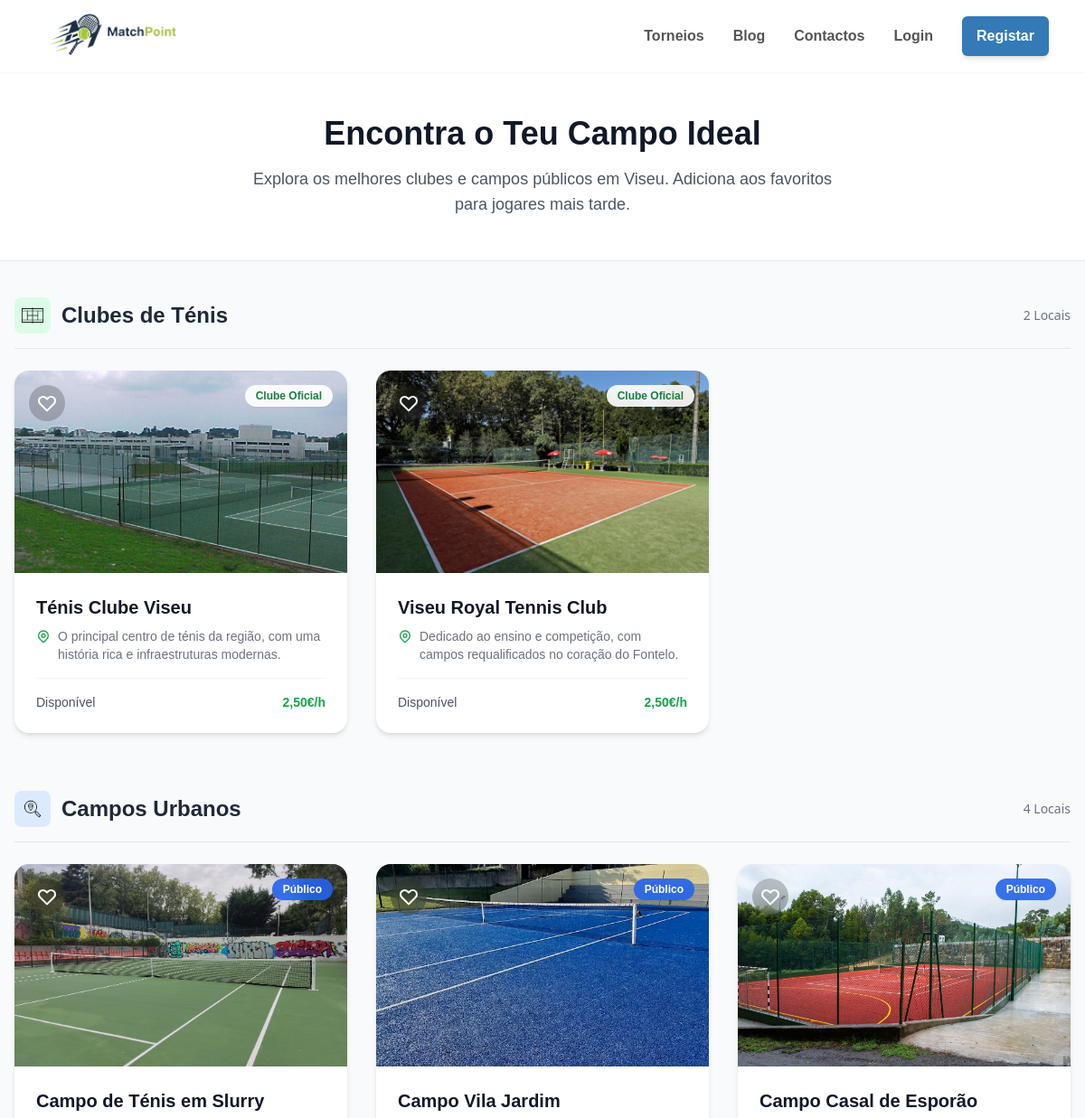
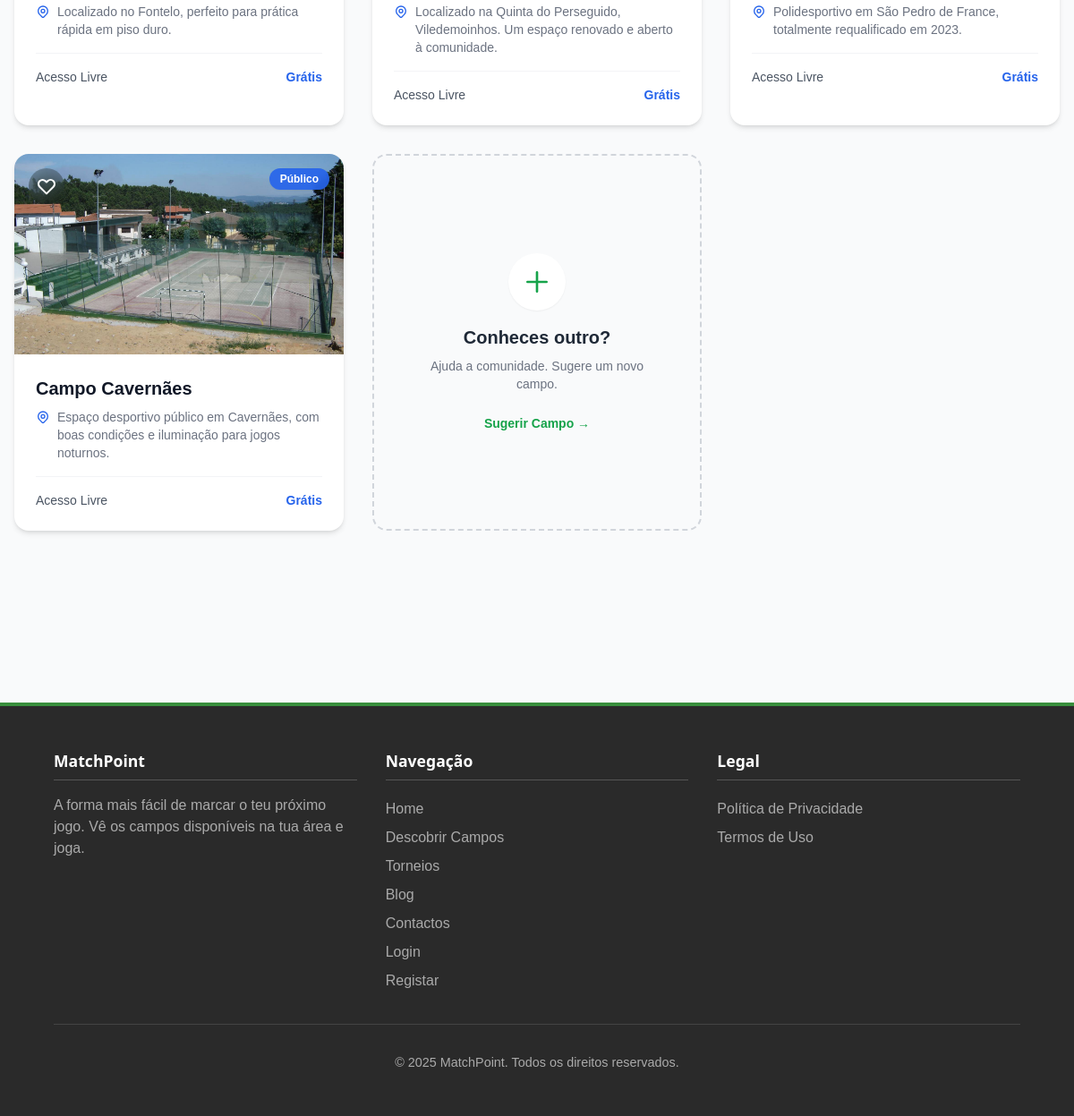
Page /localizacoes.php on the committed database (2 pictures, top to bottom).
### tables this page shows
CREATE TABLE IF NOT EXISTS `campos` (
  `id` int NOT NULL AUTO_INCREMENT,
  `nome` varchar(255) NOT NULL,
  `subtitulo` varchar(255) NOT NULL,
  `imagem_hero` varchar(255) NOT NULL,
  `tipo_badge` varchar(50) NOT NULL,
  `descricao_principal` text NOT NULL,
  `infraestruturas_html` text NOT NULL,
  `dimensoes_texto` text NOT NULL,
  `mapa_src` text NOT NULL,
  `coordenadas_html` text NOT NULL,
  `horario_texto` varchar(255) NOT NULL,
  `fecho` int DEFAULT '20',
  `preco_por_hora` decimal(10,2) DEFAULT '0.00',
  PRIMARY KEY (`id`)
);

### localizacoes.php (the view, shortened to what this page needs)
<?php
require('includes/connection.php');
require('includes/header.php');
$stmt = $dbh->prepare("SELECT * FROM campos WHERE preco_por_hora > 0");
$stmt->execute();
$clubes = $stmt->fetchAll(PDO::FETCH_OBJ);
$stmt = $dbh->prepare("SELECT * FROM campos WHERE preco_por_hora = 0");
$stmt->execute();
$urbanos = $stmt->fetchAll(PDO::FETCH_OBJ);
$meus_favoritos = [];
?>
    <link rel="stylesheet" href="css/localizacoes.css">
    <div class="bg-white border-b border-gray-200 py-12 mb-10">
        <div class="max-w-7xl mx-auto px-4 text-center">
            <h1 class="text-4xl font-bold text-gray-900 mb-4">Encontra o Teu Campo Ideal</h1>
            <p class="text-gray-600 max-w-2xl mx-auto text-lg">
                Explora os melhores clubes e campos públicos em Viseu. Adiciona aos favoritos para jogares mais tarde.
            </p>
        </div>
    </div>
    <div class="main-content max-w-7xl mx-auto px-4 pb-20">
        <?php if(count($clubes) > 0): ?>
        <div class="mb-16">
            <div class="flex items-center justify-between mb-6 border-b border-gray-200 pb-4">
                <h2 class="text-2xl font-bold text-gray-800 flex items-center gap-3">
                    <span class="bg-green-100 p-2 rounded-lg flex justify-center items-center"><img src="img/icones/icone campo de tenis.png" class="h-6 w-6 object-contain"></span>
                    Clubes de Ténis
                </h2>
                <span class="text-sm text-gray-500 font-medium"><?= count($clubes) ?> Locais</span>
            </div>
            <div class="grid grid-cols-1 md:grid-cols-2 lg:grid-cols-3 gap-8">
                <?php foreach($clubes as $campo):
                    $isFav = in_array($campo->id, $meus_favoritos);
                    $heartClass = $isFav ? 'text-red-500 fill-current' : 'text-white stroke-2';
                ?>
                <div class="bg-white rounded-2xl shadow-md overflow-hidden hover:shadow-xl hover:-translate-y-1 transition duration-300 group flex flex-col h-full relative">
                    <button onclick="toggleFavorito(<?= $campo->id ?>, this)" class="absolute top-4 left-4 z-20 p-2 bg-black/20 backdrop-blur-md rounded-full hover:bg-white/20 transition group-heart focus:outline-none">
                        <svg xmlns="http://www.w3.org/2000/svg" class="h-6 w-6 <?= $heartClass ?> transition-colors duration-300" fill="<?= $isFav ? 'currentColor' : 'none' ?>" viewBox="0 0 24 24" stroke="currentColor">
                            <path stroke-linecap="round" stroke-linejoin="round" stroke-width="2" d="M4.318 6.318a4.5 4.5 0 000 6.364L12 20.364l7.682-7.682a4.5 4.5 0 00-6.364-6.364L12 7.636l-1.318-1.318a4.5 4.5 0 00-6.364 0z" />
                        </svg>
                    </button>
                    <a href="detalhe_campo.php?id=<?= $campo->id ?>" class="flex flex-col h-full no-underline text-inherit">
                        <div class="h-56 relative overflow-hidden">
                            <img src="<?= htmlspecialchars($campo->imagem_hero) ?>" class="w-full h-full object-cover transition duration-500 group-hover:scale-105">
                            <div class="absolute top-4 right-4 bg-white/90 backdrop-blur-sm px-3 py-1 rounded-full text-xs font-bold text-green-700 shadow-sm">Clube Oficial</div>
                        </div>
                        <div class="p-6 flex flex-col flex-grow">
                            <div>
                                <h3 class="text-xl font-bold text-gray-900 group-hover:text-green-600 transition-colors"><?= htmlspecialchars($campo->nome) ?></h3>
                                <p class="flex items-start gap-2 text-gray-500 text-sm mt-2">
                                    <?= htmlspecialchars($campo->subtitulo) ?>
                                </p>
                            </div>
                            <div class="mt-4 pt-4 border-t border-gray-100 text-sm text-gray-600 font-medium flex justify-between items-center">
                                <span>Disponível</span>
                                <span class="text-green-600 font-bold"><?= str_replace('.', ',', $campo->preco_por_hora) ?>€/h</span>
                            </div>
                        </div>
                    </a>
                </div>
                <?php endforeach; ?>
            </div>
        </div>
        <?php endif; ?>
        <?php if(count($urbanos) > 0): ?>
        <div class="mb-16">
            <div class="flex items-center justify-between mb-6 border-b border-gray-200 pb-4">
                <h2 class="text-2xl font-bold text-gray-800 flex items-center gap-3">
                    <span class="bg-blue-100 p-2 rounded-lg flex justify-center items-center"><img src="img/icones/icone da localização2.png" class="h-6 w-6 object-contain"></span>
                    Campos Urbanos
                </h2>
                <span class="text-sm text-gray-500 font-medium"><?= count($urbanos) ?> Locais</span>
            </div>
            <div class="grid grid-cols-1 md:grid-cols-2 lg:grid-cols-3 gap-8">
                <?php foreach($urbanos as $campo):
                    $isFav = in_array($campo->id, $meus_favoritos);
                    $heartClass = $isFav ? 'text-red-500 fill-current' : 'text-white stroke-2';
                ?>
                <div class="bg-white rounded-2xl shadow-md overflow-hidden hover:shadow-xl hover:-translate-y-1 transition duration-300 group flex flex-col h-full relative">
                    <button onclick="toggleFavorito(<?= $campo->id ?>, this)" class="absolute top-4 left-4 z-20 p-2 bg-black/20 backdrop-blur-md rounded-full hover:bg-white/20 transition focus:outline-none">
                        <svg xmlns="http://www.w3.org/2000/svg" class="h-6 w-6 <?= $heartClass ?> transition-colors duration-300" fill="<?= $isFav ? 'currentColor' : 'none' ?>" viewBox="0 0 24 24" stroke="currentColor">
                            <path stroke-linecap="round" stroke-linejoin="round" stroke-width="2" d="M4.318 6.318a4.5 4.5 0 000 6.364L12 20.364l7.682-7.682a4.5 4.5 0 00-6.364-6.364L12 7.636l-1.318-1.318a4.5 4.5 0 00-6.364 0z" />
                        </svg>
                    </button>
                    <a href="detalhe_campo.php?id=<?= $campo->id ?>" class="flex flex-col h-full no-underline text-inherit">
                        <div class="h-56 relative overflow-hidden">
                            <img src="<?= htmlspecialchars($campo->imagem_hero) ?>" class="w-full h-full object-cover transition duration-500 group-hover:scale-105">
                            <div class="absolute top-4 right-4 bg-blue-600/90 backdrop-blur-sm px-3 py-1 rounded-full text-xs font-bold text-white shadow-sm">Público</div>
                        </div>
                        <div class="p-6 flex flex-col flex-grow">
                            <div>
                                <h3 class="text-xl font-bold text-gray-900 group-hover:text-blue-600 transition-colors"><?= htmlspecialchars($campo->nome) ?></h3>
                                <p class="flex items-start gap-2 text-gray-500 text-sm mt-2">
                                    <?= htmlspecialchars($campo->subtitulo) ?>
                                </p>
                            </div>
                            <div class="mt-4 pt-4 border-t border-gray-100 text-sm text-gray-600 font-medium flex justify-between items-center">
                                <span>Acesso Livre</span>
                                <span class="text-blue-600 font-bold">Grátis</span>
                            </div>
                        </div>
                    </a>
                </div>
                <?php endforeach; ?>
                <a href="contactos.php" class="bg-gray-50 border-2 border-dashed border-gray-300 rounded-2xl flex flex-col items-center justify-center text-center p-8 hover:border-green-500 hover:bg-green-50 transition duration-300 group h-full min-h-[350px] no-underline">
                    <div class="bg-white p-4 rounded-full shadow-sm mb-4 group-hover:scale-110 transition duration-300">
                        <svg xmlns="http://www.w3.org/2000/svg" class="h-8 w-8 text-green-600" fill="none" viewBox="0 0 24 24" stroke="currentColor">
                            <path stroke-linecap="round" stroke-linejoin="round" stroke-width="2" d="M12 4v16m8-8H4" />
                        </svg>
                    </div>
                    <h3 class="text-xl font-bold text-gray-800 mb-2">Conheces outro?</h3>
                    <p class="text-gray-500 text-sm px-4">Ajuda a comunidade. Sugere um novo campo.</p>
                    <span class="mt-6 text-green-600 font-bold text-sm group-hover:underline">Sugerir Campo &rarr;</span>
                </a>
            </div>
        </div>
        <?php endif; ?>
    </div>
<?php require('includes/footer.php'); ?>

### includes/header.php (shortened to what this page needs)
<!DOCTYPE html>
<html lang="pt-pt">
<head>
    <link rel="stylesheet" href="css/comum.css">
    <script src="js/tailwind3.4.17.js"></script>
</head>
<body class="bg-gray-50 font-sans">
    <header class="bg-white relative z-50 w-full flex justify-between items-center px-6 md:px-10 py-4 shadow-sm">
        <a href="index.php" class="logo flex-shrink-0">
            <img src="img/icones/Logotipo.png" alt="MatchPoint Logo" class="h-10 md:h-12 w-auto">
        </a>
        <nav id="main-nav" class="hidden md:flex items-center gap-8">
            <a class="menu-item text-gray-700 font-bold hover:text-green-600 transition" href="torneios.php">Torneios</a>
            <a class="menu-item text-gray-700 font-bold hover:text-green-600 transition" href="blog.php">Blog</a>
            <a class="menu-item text-gray-700 font-bold hover:text-green-600 transition" href="contactos.php">Contactos</a>
            <?php if (isset($_SESSION['user_id'])): ?>
                <div class="flex items-center gap-4">
                    <a href="perfil.php" class="text-green-600 font-bold no-underline flex items-center gap-0 hover:text-green-700 transition">
                        <svg xmlns="http://www.w3.org/2000/svg" class="h-5 w-5" fill="none" viewBox="0 0 24 24" stroke="currentColor">
                            <path stroke-linecap="round" stroke-linejoin="round" stroke-width="2" d="M16 7a4 4 0 11-8 0 4 4 0 018 0zM12 14a7 7 0 00-7 7h14a7 7 0 00-7-7z" />
                        </svg>
                        Perfil
                    </a>
                    <a href="logout.php" class="text-red-500 font-bold hover:text-red-700 no-underline text-sm border border-red-200 px-3 py-1 rounded-full hover:bg-red-50 transition">
                        Sair
                    </a>
                </div>
            <?php else: ?>
                <a class="menu-item text-gray-700 font-bold hover:text-green-600 transition" href="login.php">Login</a>
                <a class="btn-registar bg-blue-700 text-white font-bold py-2 px-6 rounded-md hover:bg-blue-800 transition shadow-md" href="registar.php">
                    Registar
                </a>
            <?php endif; ?>
        </nav>
    </header>

### includes/footer.php
<footer>
        <div class="footer-container">
            <div class="footer-col">
                <h4>MatchPoint</h4>
                <p>A forma mais fácil de marcar o teu próximo jogo. Vê os campos disponíveis na tua área e joga.</p>
            </div>
            <div class="footer-col">
                <h4>Navegação</h4>
                <a href="index.php">Home</a>
                <a href="localizacoes.php">Descobrir Campos</a>
                <a href="torneios.php">Torneios</a>
                <a href="blog.php">Blog</a>
                <a href="contactos.php">Contactos</a>
                <a href="login.php">Login</a>
                <a href="registar.php">Registar</a>
            </div>
            <div class="footer-col">
                <h4>Legal</h4>
                <a href="privacidade.php">Política de Privacidade</a>
                <a href="termos.php">Termos de Uso</a>
            </div>
        </div>
        <div class="footer-copyright">
            <p>© 2025 MatchPoint. Todos os direitos reservados.</p>
        </div>
    </footer>
</body>
</html>

### css/comum.css (style rules this page uses)
body, h1, h2, h3, p, a { margin: 0; padding: 0; font-family: Arial, sans-serif; box-sizing: border-box; }
header { width: 100%; background-color: white; padding: 1rem 5%; display: flex; justify-content: space-between; align-items: center; box-shadow: 0 2px 4px rgba(0,0,0,0.1); height: 80px; box-sizing: border-box; position: relative; z-index: 10; }
.logo img { height: 80px; width: auto; vertical-align: middle; }
nav { display: flex; align-items: center; gap: 1.5rem; }
nav a.menu-item { text-decoration: none; color: #555; font-size: 1rem; font-weight: bold; }
a.btn-registar { text-decoration: none; color: white; font-weight: bold; background-color: #337ab7; padding: 0.6rem 1rem; border-radius: 6px; }
footer { background-color: #2a2a2a; color: #aaa; padding: 3rem 5%; margin-top: 3rem; border-top: 4px solid rgb(56, 142, 60); }
.footer-container { display: flex; justify-content: space-between; flex-wrap: wrap; gap: 2rem; max-width: 1200px; margin: 0 auto; }
.footer-col { flex: 1; min-width: 200px; }
.footer-col h4 { color: #fff; font-size: 1.1rem; margin-bottom: 1rem; border-bottom: 1px solid #555; padding-bottom: 0.5rem; }
.footer-col a { color: #aaa; text-decoration: none; display: block; padding: 0.25rem 0; transition: color 0.3s ease; }
.footer-copyright { text-align: center; border-top: 1px solid #444; padding-top: 2rem; margin-top: 2rem; font-size: 0.9rem; }

### includes/header.php (style rules this page uses)
h1, h2, h3, h4, h5, h6 { font-weight: 700 !important; }

### rows in the picture
campos: imagem_hero (picture), nome "Ténis Clube Viseu", subtitulo "O principal centro de ténis da região, com uma história rica e infraestruturas modernas.", preco_por_hora "2,50"
campos: imagem_hero (picture), nome "Viseu Royal Tennis Club", subtitulo "Dedicado ao ensino e competição, com campos requalificados no coração do Fontelo.", preco_por_hora "2,50"
campos: imagem_hero (picture), nome "Campo de Ténis em Slurry", subtitulo "Localizado no Fontelo, perfeito para prática rápida em piso duro."
campos: imagem_hero (picture), nome "Campo Vila Jardim", subtitulo "Localizado na Quinta do Perseguido, Viledemoinhos. Um espaço renovado e aberto à comunidade."
campos: imagem_hero (picture), nome "Campo Casal de Esporão", subtitulo "Polidesportivo em São Pedro de France, totalmente requalificado em 2023."
campos: imagem_hero (picture), nome "Campo Cavernães", subtitulo "Espaço desportivo público em Cavernães, com boas condições e iluminação para jogos noturnos."

### other values in the picture
count($clubes) "2"
count($urbanos) "4"
